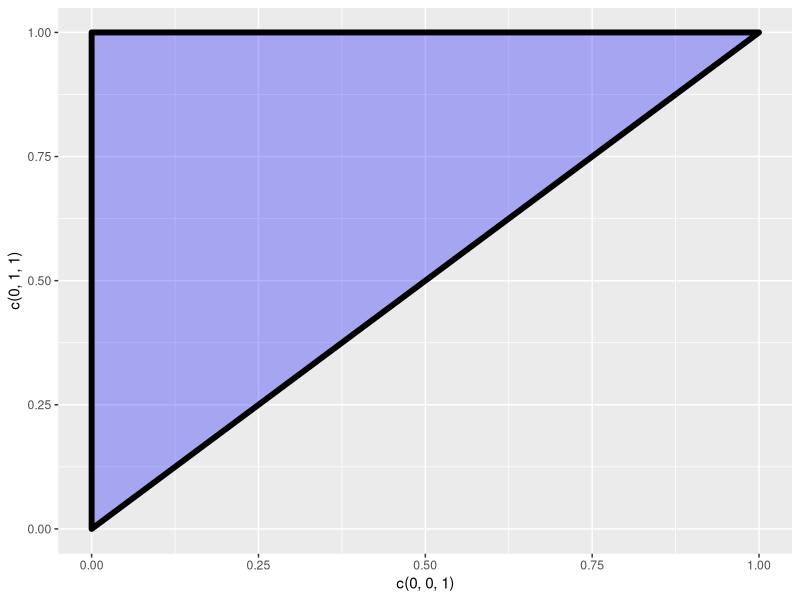

The R script that drew this image:
## ---- chunk 1
library(knitr)
opts_chunk$set(echo = TRUE, fig.height = 3, fig.width = 5)
#Color Format
colFmt = function(x,color){
  outputFormat = opts_knit$get("rmarkdown.pandoc.to")
  if(outputFormat == 'latex')
    paste("\\textcolor{",color,"}{",x,"}",sep="")
  else if(outputFormat == 'html')
    paste("<font color='",color,"'>",x,"</font>",sep="")
  else
    x
}
#Box Format
boxFmt = function(x){
  outputFormat = opts_knit$get("rmarkdown.pandoc.to")
  if(outputFormat == 'latex')
    paste("\\framebox{\\hspace*{1em} ", x,"}")
  else if(outputFormat == 'html')
    paste("<span class=\"boxed\">",x,"</span>")
  else
    x
}
library(tidyverse)
## ---- chunk 2
set.seed(1234567)
## ---- chunk 3
set.seed(1234567)
Ts<-rexp(1000, 1)
Us <- (runif(1000) > 0.5) * 2 - 1
Ws<-Ts*Us
h_W<-2*exp(-abs(Ws)^(3/2) + abs(Ws))
tibble(
  est_a = mean(h_W),
  est_b = sd(h_W) / sqrt(1000)
) %>% kable()
## ---- chunk 4
set.seed(1234567)
n   <- 1000
w   <- floor(1 / runif(n))
h_w <- w^(3 / 2) * (w + 1) * (1 / 2)^w
tibble(
  est_a = mean(h_w),
  est_b = sd(h_w) / sqrt(n)
) %>% kable()
## ---- chunk 5
step_phi<-function(x, u, n=10){
  f_u<-(u>0.7)-(u<0.4)
  return(x+f_u-n*((x+f_u)==n)+n*(x+f_u==-1))
}
## ---- chunk 6
set.seed(1234567)
run_mchain<-function(steps=100){
  #set initial state as x=0
  x<-0
  #generate random uniforms
  u<-runif(steps)
  for(i in 1:steps){
    #step thru x using step_phi
    x<-step_phi(x, u[i])
  }
  #return x
  return(x)
}

X100s<-replicate(1000, run_mchain())
tibble(
    est_mean = mean(X100s),
    est_err  = sd(X100s) / sqrt(length(X100s))
) %>% kable()
## ---- chunk 7
step_trans <- function(x, i, j) {
  x[c(i, j)] <- x[c(j, i)]
  return(x)
}
## ---- chunk 8
data_trans<-function(steps, n){
  #initialize step numbers
  burnin<-steps
  datasteps<-steps
  #initialize vector of 1:n (1,2,...,10)
  x <- 1:n
  #initialize result vector
  res <- rep(0, datasteps)
  #generate indices to transpose
  i_1 <- floor(runif(burnin) * n) + 1
  j_1 <- floor(runif(burnin) * n) + 1
  #burnin steps where you transpose pairs of indices
  for (i in 1:burnin){
    x <- step_trans(x, i_1[i], j_1[i])}
  #generate data gathering transposition indices
  i_2 <- floor(runif(datasteps) * n) + 1
  j_2 <- floor(runif(datasteps) * n) + 1
  #loop through, note if first entry is less than last entry, and transpose
  for (i in 1:datasteps) {
    res[i] <- (x[1] <= x[n])
    x <- step_trans(x, i_2[i], j_2[i])
  }
  return(mean(res))
}
## ---- chunk 9
set.seed(1234567)
#run 10 times for various values of steps
data10 <- replicate(10, data_trans(steps=10, n=10))
data50 <- replicate(10, data_trans(steps=50, n=10))
data100 <- replicate(10, data_trans(steps=100, n=10))
## ---- chunk 10
tibble(
  n        = c(10, 10, 10),
  t        = c(10, 50, 100),
  est_mean = c(mean(data10), mean(data50), mean(data100)),
  est_err  = c(sd(data10), sd(data50), sd(data100)) / sqrt(10)
)
## ---- chunk 11
ggplot() +
  geom_polygon(aes(x = c(0, 0, 1), y = c(0, 1, 1)), fill = "blue", alpha = 0.3, lwd = 2, color = "black")
## ---- chunk 12
step_sum <- function(x, i, u) {
  #identify the maximum value that x_i can take
  m <- min(2, 7 - (sum(x) - x[i]))
  x[i] <- floor((m + 1) * u)
  return(x)
}
## ---- chunk 13
sum_data <- function(steps) {
  #initialize number of steps
  burnin    <- steps
  datasteps <- steps
  #initialize vector of 0's
  x <- rep(0, 10)
  #output dataset
  res <- rep(0, datasteps)
  #random uniforms
  u_1 <- runif(burnin)
  #indices
  i_1 <- floor(runif(burnin) * 10) + 1
  #loop through and step_sum
  for (i in 1:burnin) 
    x <- step_sum(x, i_1[i], u_1[i])
  #datagather
  u_2 <- runif(datasteps)
  i_2 <- floor(runif(datasteps) * 10) + 1
  for (i in 1:datasteps) {
    res[i] <- sum(x)
    x <- step_sum(x, i_2[i], u_2[i])
  }
  return(mean(res))
}
## ---- chunk 14
set.seed(1234567)
results <- replicate(5, sum_data(1000))
tibble(
  est_mean = mean(results),
  est_err  = sd(results) / sqrt(length(results))
) %>% kable()
## ---- chunk 15
step_rs_hypersphere <- function(x, i, u) {
  #maximum permissible value of x[i]
  m <- 1 - (sum(x^2) - x[i]^2)
  #return random value of x_i from -m to m
  x[i] <- m*(2*u - 1)
  return(x)
}
## ---- chunk 16
step_ds_hypersphere <- function(x, u) {
  #initialize maximu, values for x_i
  m <- rep(0, 6)
  #step through indices
  for (i in 1:6) {
    #identify the maximum permitted value at each index
    m[i] <- 1 - (sum(x^2) - x[i]^2)
    #replace x[i] with random draw
    x[i] <- 2 * m[i] * u[i] - m[i]
  }
  return(x)
}
